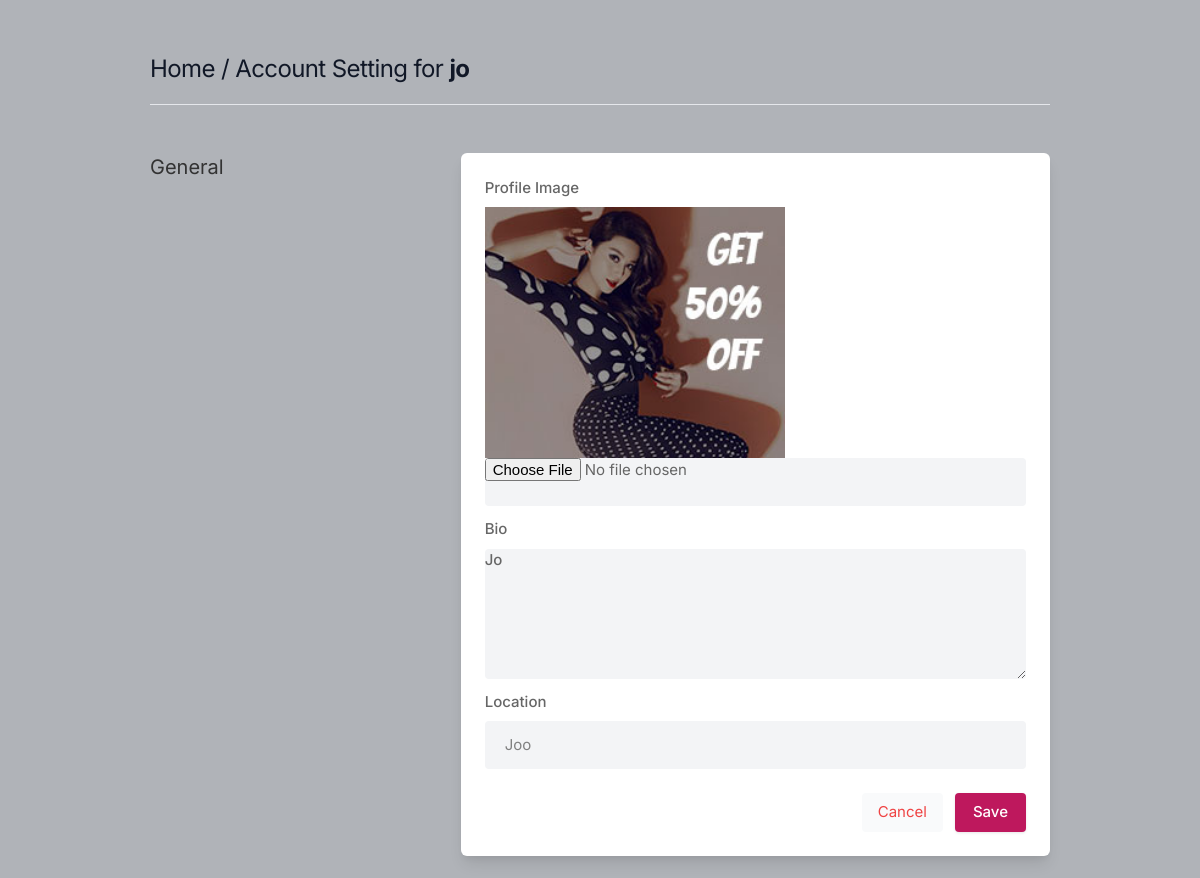
Before: /settings (signed in) with the older database file.
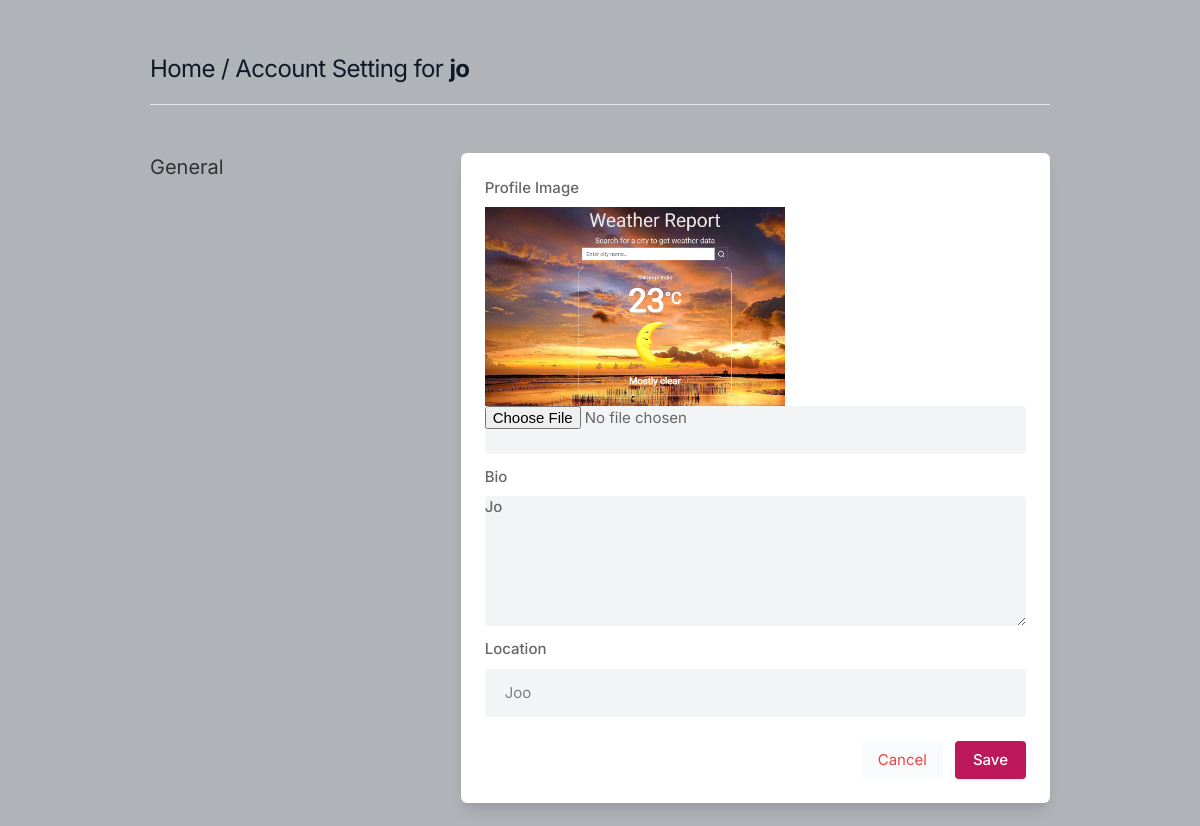
After: the same page with the newer database file.
### core/models.py (models this page shows, shortened)
class Profile(models.Model):
    user = models.ForeignKey(User, on_delete=models.CASCADE)
    id_user = models.IntegerField()
    bio = models.TextField(blank=True)
    profileimg = models.ImageField(upload_to='profile_images', default='blank-profile-picture.png')
    location = models.CharField(max_length=100, blank=True)

### core/views.py (the view, shortened to what this page needs)
# urls.py: path('settings', views.settings, name='settings'),
@login_required(login_url='signin')
def settings(request):
   user_profile = Profile.objects.get(user=request.user)
   return render(request, 'setting.html', {'user_profile' : user_profile})

### template/setting.html (shortened to what this page needs)
{% load static %}
<!DOCTYPE html>
<html lang="en">
<head>
    <link rel="stylesheet" href="{% static 'assets/css/icons.css' %}">
    <link rel="stylesheet" href="{% static 'assets/css/uikit.css' %}">
    <link rel="stylesheet" href="{% static 'assets/css/style.css' %}">
    <link rel="stylesheet" href="{% static 'assets/css/tailwind.css' %}">
</head>
<body>
            <div class="container m-auto">
                <h1 class="text-2xl leading-none text-gray-900 tracking-tight mt-3"><a href="/">Home</a> / Account Setting for <b>{{user.username}}</b> </h1>
                <br>
                <hr>
                <div class="grid lg:grid-cols-3 mt-12 gap-8">
                    <div>
                        <h3 class="text-xl mb-2"> General</h3>
                    </div>
                    <div class="bg-white rounded-md lg:shadow-lg shadow col-span-2">
                    <form action="" method="POST" enctype="multipart/form-data">
                       <div class="grid grid-cols-2 gap-3 lg:p-6 p-4">
                            <div class="col-span-2">
                                <label for=""> Profile Image</label>
                                <img width="300" height="300" src={{user_profile.profileimg.url}} />
                                <input type="file" name="image" value="" class="shadow-none bg-gray-100">
                            </div>
                            <div class="col-span-2">
                                <label for="about">Bio</label>
                                <textarea id="about" name="bio" rows="3"  class="shadow-none bg-gray-100">{{user_profile.bio}}</textarea>
                            </div>
                            <div class="col-span-2">
                                <label for=""> Location</label>
                                <input type="text" name="location" value="{{user_profile.location}}" class="shadow-none bg-gray-100">
                            </div>
                       </div>
                       <div class="bg-gray-10 p-6 pt-0 flex justify-end space-x-3">
                           <button class="p-2 px-4 rounded bg-gray-50 text-red-500"> <a href="/">Cancel</a> </button>
                           <button type="submit" class="button bg-blue-700"> Save </button>
                       </div>
                    </form>
                    </div>
                    </div>
                    <br>
                </div>
</body>
</html>

Changed rows visible on the page:
changed Profile "Jo": profileimg: a different picture
